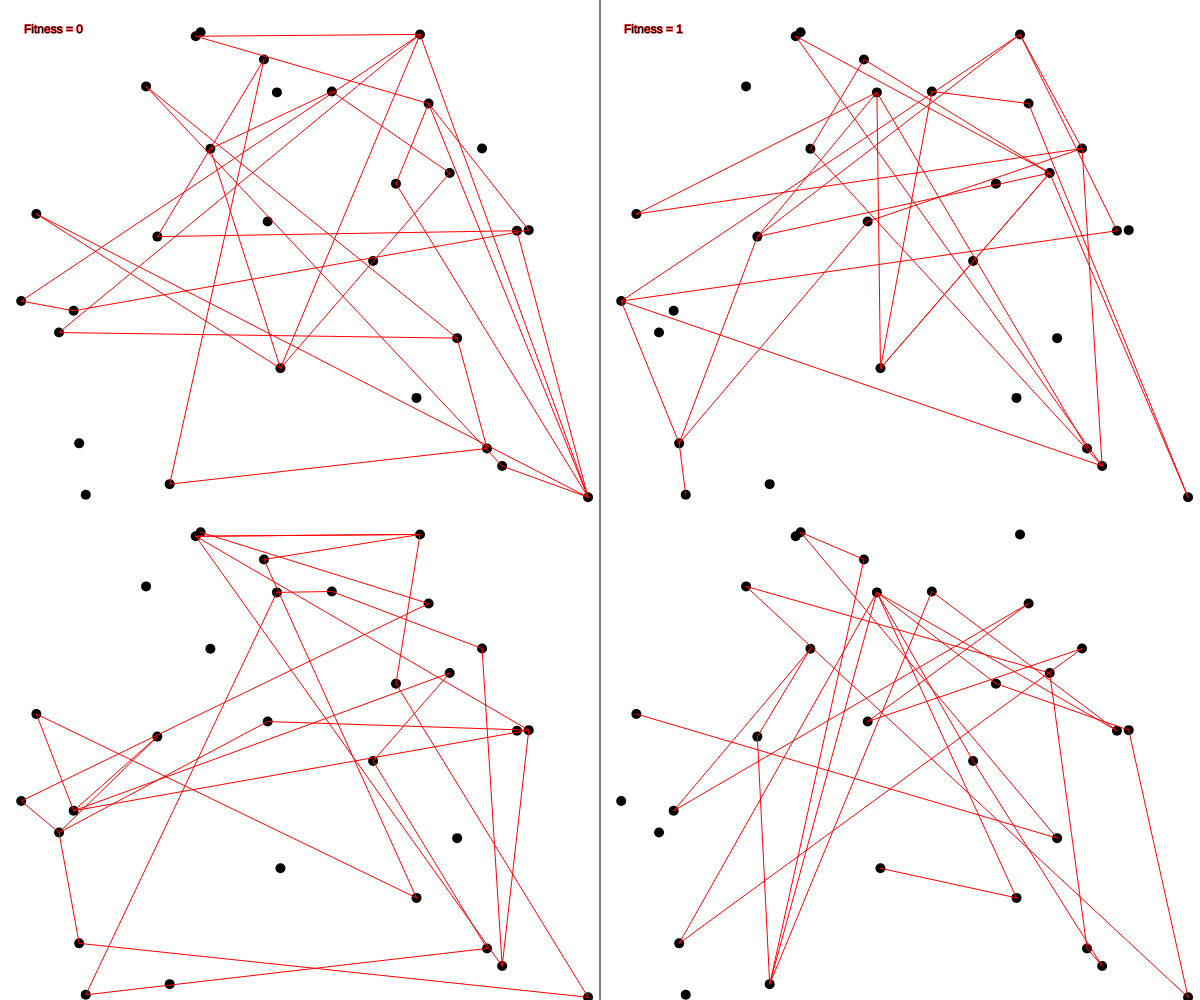
Frame 1 (no input)
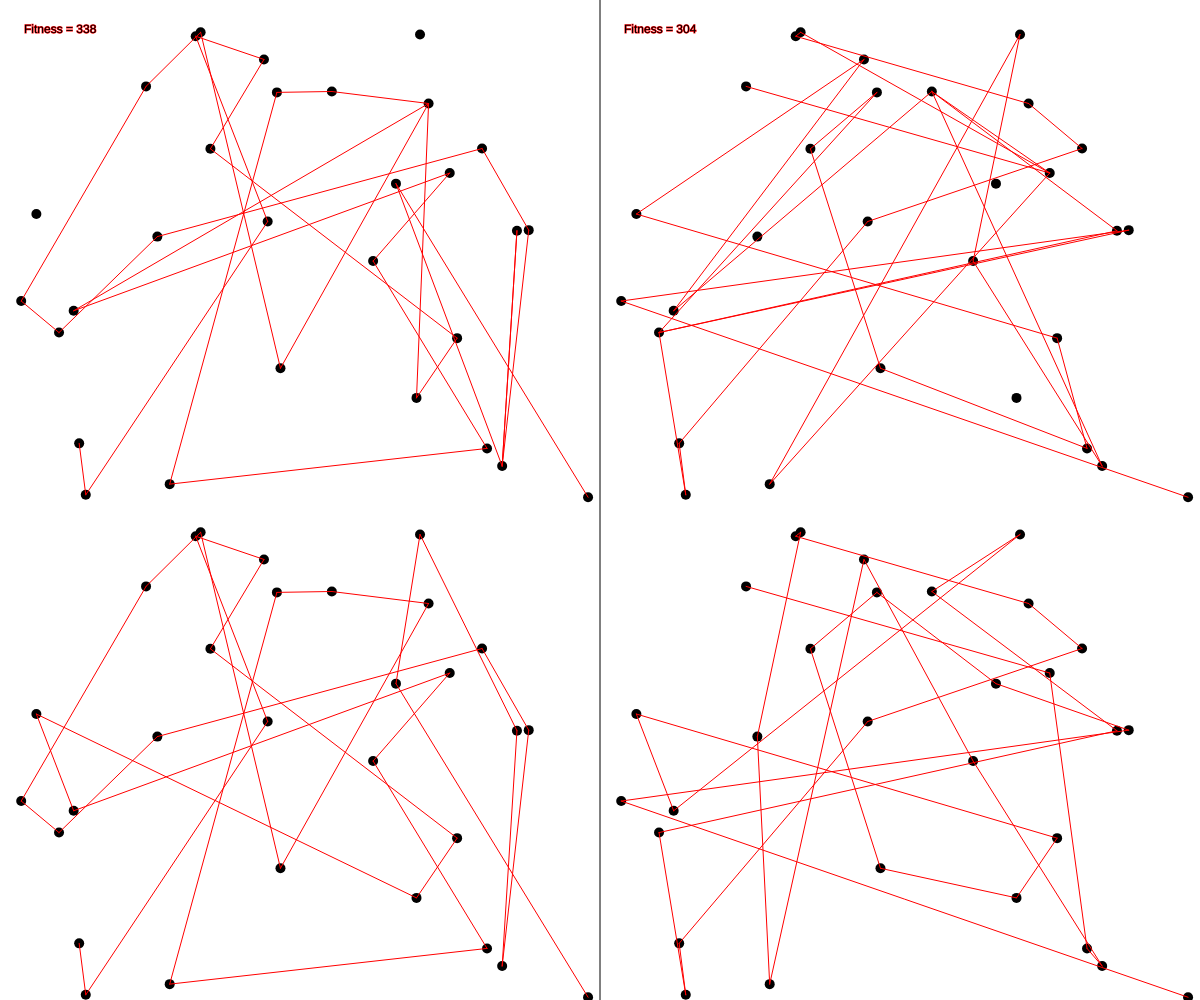
Frame 60 (no input)
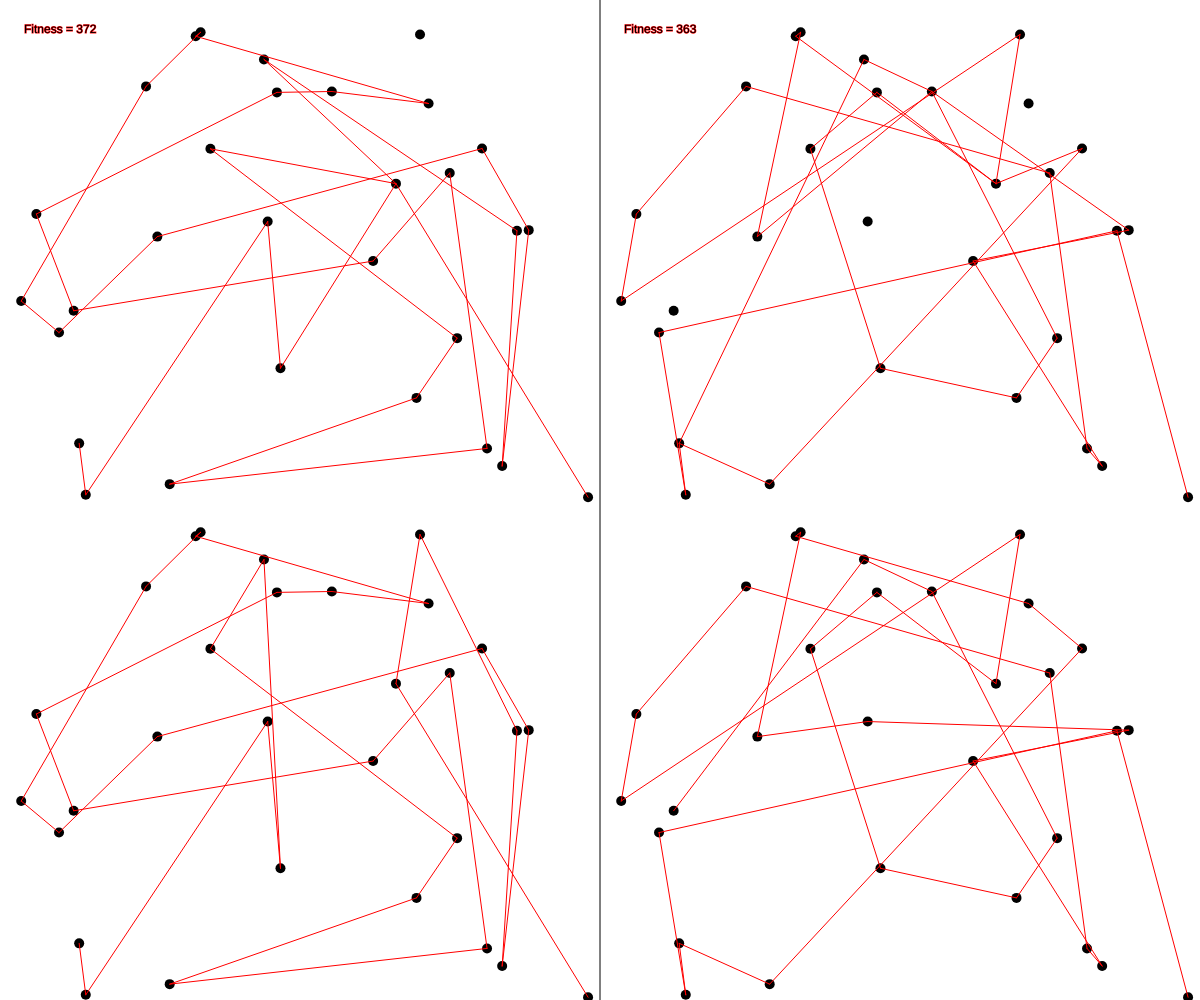
Frame 120 (the mouse pressed at the canvas centre since frame 60)

The p5.js sketch that drew these frames (run headless with seeded random() and noise() and a simulated clock; from frame 60 on, the mouse is pressed at the canvas centre):

// p5.js sketch
// ── sketch.js
let citiesQuantity = 30;
let cities;
let entitiesQuantity = 1000;
let population;
let population2;
let mutationRate = 0.05;
let paused = false;
let fitnessMap = 99999999999999999999999999999999999999;

function setup() {
    createCanvas(windowWidth, windowHeight);

    cities = new Array();
    for (let i = 0; i < citiesQuantity; i++) {
        cities.push(new City());
    }

    population = new Population(entitiesQuantity);
    population2 = new Population2(entitiesQuantity);
}

function draw() {
    if (!paused) {
        background(255);

        // Draw city dots
        for (let i = 0; i < citiesQuantity; i++) {
            cities[i].draw();
        }
        push();
        translate(0, height / 2);
        for (let i = 0; i < citiesQuantity; i++) {
            cities[i].draw();
        }
        pop();


        push();
        translate(width / 2, 0);
        for (let i = 0; i < citiesQuantity; i++) {
            cities[i].draw();
        }
        pop()

        push();
        translate(width / 2, height / 2);
        for (let i = 0; i < citiesQuantity; i++) {
            cities[i].draw();
        }
        pop();

        stroke(0);
        line(width / 2, 0, width / 2, height);




        population.drawOne();
        population.calculateFitness();
        population.drawBest();
        population.crossover();
        population.mutate();
        population.createVariationsOfTheBestRight();
        population.displayBestDistance();

        population2.drawOne();
        population2.calculateFitness();
        population2.drawBest();
        population2.crossover();
        population2.mutate();
        population2.createVariationsOfTheBestRight();
        population2.displayBestDistance();

    }
}

function keyPressed() {
    if (keyCode === LEFT_ARROW) {
        for (let i = 0; i < entitiesQuantity; i++) {
            console.log(i + " = " + population.entities[i].fitness + " @" + population.entities[i].differentGenesQuantity);
        }
        console.log("population.bestEntityIndex = " + population.bestEntityIndex);
    }
    if (keyCode === DOWN_ARROW) {
        for (let i = 0; i < citiesQuantity; i++) {
            console.log(population.entities[i].dna);
        }
    }
}
// ── City.js
class City {
    constructor() {
        this.x = random(width / 2);
        this.y = random(height / 2);
    }

    draw() {
        fill(0);
        noStroke();
        ellipse(this.x, this.y, 10, 10);
    }
}
// ── Entity.js
class Entity {
    constructor() {
        this.dna = new Array(citiesQuantity);
        this.fitness = -1;

        for (let i = 0; i < citiesQuantity; i++) {
            this.dna[i] = Math.floor(random(citiesQuantity));
            // this.dna[i] = i;
        }

        this.differentGenesQuantity = -1;
    }

    draw() {
        for (let i = 0; i < citiesQuantity - 1; i++) {
            let city1 = this.dna[i];
            let city2 = this.dna[i + 1];
            stroke(255, 0, 0);
            line(cities[city1].x, cities[city1].y, cities[city2].x, cities[city2].y);
        }
    }

    draw2() {
        for (let i = 0; i < citiesQuantity - 1; i++) {
            let city1 = this.dna[i];
            let city2 = this.dna[i + 1];
            stroke(255, 0, 0);
            push();
            translate(width / 2, 0);
            line(cities[city1].x, cities[city1].y, cities[city2].x, cities[city2].y);
            pop();
        }
    }

    calculateDifferentGenes() {
        let genes = new Array();
        genes.push(this.dna[0]);
        this.differentGenesQuantity = 1;

        for (let i = 0; i < this.dna.length; i++) {
            let alreadyExists = false;
            for (let j = 0; j < genes.length; j++) {
                if (this.dna[i] == genes[j]) {
                    alreadyExists = true;
                }
            }
            if (!alreadyExists) {
                genes.push(this.dna[i]);
                this.differentGenesQuantity++;
            }
        }
    }

    mutate() {
        for (let i = 0; i < this.dna.length; i++) {
            if (Math.random() < mutationRate) {
                this.dna[i] = Math.floor(random(citiesQuantity));
            }
        }
    }

    crossover(e) {
        let child = new Entity();
        for (let i = 0; i < this.dna.length; i++) {
            if (Math.random() < 0.5) {
                child.dna[i] = this.dna[i];
            } else {
                child.dna[i] = e.dna[i];
            }
        }
        return child;
    }
}
// ── Population.js
class Population {
    constructor(entitiesQuantity) {
        this.entities = new Array();
        for (let i = 0; i < entitiesQuantity; i++) {
            this.entities.push(new Entity());
        }

        this.bestEntityIndex = -1;
    }

    calculateFitness() {
        let highestFitness = 0;
        for (let i = 0; i < entitiesQuantity; i++) {
            let totalDistance = 0;
            for (let j = 0; j < citiesQuantity - 1; j++) {
                let city1 = this.entities[i].dna[j];
                let city2 = this.entities[i].dna[j + 1];
                totalDistance += dist(cities[city1].x, cities[city1].y, cities[city2].x, cities[city2].y);
            }

            let fitness = 0;
            this.entities[i].calculateDifferentGenes();
            let d = this.entities[i].differentGenesQuantity;

            if (d != 1) {
                fitness = (1 / totalDistance) * Math.pow(d, citiesQuantity);
            }
            this.entities[i].fitness = fitness;


            if (fitness > highestFitness) {
                highestFitness = fitness;
                this.bestEntityIndex = i;
            }
        }
    }

    drawOne() {
        this.entities[Math.floor(random(this.entities.length))].draw();
    }

    drawBest() {
        push();
        translate(0, height / 2);
        this.entities[this.bestEntityIndex].draw();
        pop();
    }

    mutate() {
        for (let i = 0; i < this.entities.length; i++) {
            if (i != this.bestEntityIndex) {
                this.entities[i].mutate();
            }
        }
    }

    crossover() {
        for (let i = 0; i < this.entities.length; i++) {
            if (i != this.bestEntityIndex) {
                let p1 = this.pickOne();
                let p2 = this.pickOne();
                let child = p1.crossover(p2);
                this.entities[i] = child;
            }
        }
    }

    pickOne() {
        while (true) {
            let randomFitness = random(this.entities[this.bestEntityIndex].fitness);
            let randomEntityIndex = Math.floor(random(this.entities.length));
            if (this.entities[randomEntityIndex].fitness > randomFitness) {
                return this.entities[randomEntityIndex];
            }
        }
    }

    createVariationsOfTheBestRight() {
        for (let i = 0; i < citiesQuantity - 1; i++) {
            this.entities[i + 1] = this.moveGenesOfTheBestToRight(i + 1);
        }
    }

    moveGenesOfTheBestToRight(q) {
        let variation = new Entity();
        let newDna = new Array();
        for (let i = citiesQuantity - q; i < citiesQuantity; i++) {
            newDna.push(this.entities[this.bestEntityIndex].dna[i]);
        }
        for (let i = 0; i < citiesQuantity - q; i++) {
            newDna.push(this.entities[this.bestEntityIndex].dna[i]);
        }
        variation.dna = newDna;
        return variation;
    }

    displayBestDistance() {
        fill(0);
        let fitnessMapped = this.entities[this.bestEntityIndex].fitness / fitnessMap;
        fitnessMapped = Math.floor(fitnessMapped);
        text("Fitness = " + fitnessMapped, width / 50, height / 30);
    }
}
// ── Population2.js
class Population2 {
    constructor(entitiesQuantity) {
        this.entities = new Array();
        for (let i = 0; i < entitiesQuantity; i++) {
            this.entities.push(new Entity());
        }

        this.bestEntityIndex = -1;
    }

    calculateFitness() {
        let highestFitness = 0;
        for (let i = 0; i < entitiesQuantity; i++) {
            let totalDistance = 0;
            for (let j = 0; j < citiesQuantity - 1; j++) {
                let city1 = this.entities[i].dna[j];
                let city2 = this.entities[i].dna[j + 1];
                totalDistance += dist(cities[city1].x, cities[city1].y, cities[city2].x, cities[city2].y);
            }

            let fitness = 0;
            this.entities[i].calculateDifferentGenes();
            let d = this.entities[i].differentGenesQuantity;

            if (d != 1) {
                fitness = (1 / totalDistance) * Math.pow(d, citiesQuantity);
            }
            this.entities[i].fitness = fitness;


            if (fitness > highestFitness) {
                highestFitness = fitness;
                this.bestEntityIndex = i;
            }
        }
    }

    drawOne() {
        this.entities[Math.floor(random(this.entities.length))].draw2();
    }

    drawBest() {
        push();
        translate(0, height / 2);
        this.entities[this.bestEntityIndex].draw2();
        pop();
    }

    mutate() {
        for (let i = 0; i < this.entities.length; i++) {
            if (i != this.bestEntityIndex) {
                this.entities[i].mutate();
            }
        }
    }

    crossover() {
        for (let i = 0; i < this.entities.length; i++) {
            if (i != this.bestEntityIndex) {
                let p1 = this.pickOne();
                let p2 = this.pickOne();
                let child = p1.crossover(p2);
                this.entities[i] = child;
            }
        }
    }

    pickOne() {
        while (true) {
            let randomFitness = random(this.entities[this.bestEntityIndex].fitness);
            let randomEntityIndex = Math.floor(random(this.entities.length));
            if (this.entities[randomEntityIndex].fitness > randomFitness) {
                return this.entities[randomEntityIndex];
            }
        }
    }

    createVariationsOfTheBestRight() {
        for (let i = 0; i < citiesQuantity - 1; i++) {
            this.entities[i + 1] = this.moveGenesOfTheBestToRight(i + 1);
        }
    }

    moveGenesOfTheBestToRight(q) {
        let variation = new Entity();
        let newDna = new Array();
        for (let i = citiesQuantity - q; i < citiesQuantity; i++) {
            newDna.push(this.entities[this.bestEntityIndex].dna[i]);
        }
        for (let i = 0; i < citiesQuantity - q; i++) {
            newDna.push(this.entities[this.bestEntityIndex].dna[i]);
        }
        variation.dna = newDna;
        return variation;
    }

    displayBestDistance() {
        push();
        translate(width / 2, 0);
        fill(0);
        let fitnessMapped = this.entities[this.bestEntityIndex].fitness / fitnessMap;
        fitnessMapped = Math.floor(fitnessMapped);
        text("Fitness = " + fitnessMapped, width / 50, height / 30);
        pop();
    }
}
